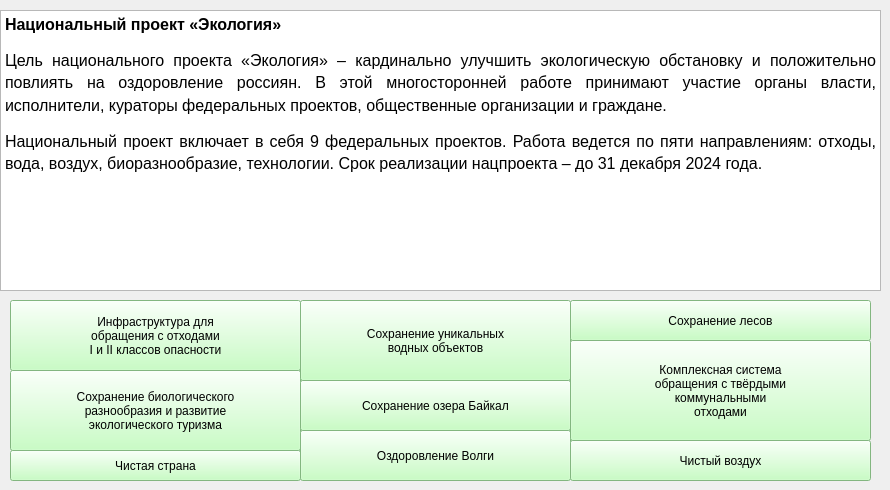
      <widget class="QWidget" name="page_project_ecology">
       <widget class="QTextEdit" name="textEdit_project_ecology">
        <property name="geometry">
         <rect>
          <x>0</x>
          <y>10</y>
          <width>881</width>
          <height>281</height>
         </rect>
        </property>
        <property name="readOnly">
         <bool>true</bool>
        </property>
        <property name="html">
         <string>&lt;!DOCTYPE HTML PUBLIC &quot;-//W3C//DTD HTML 4.0//EN&quot; &quot;http://www.w3.org/TR/REC-html40/strict.dtd&quot;&gt;
&lt;html&gt;&lt;head&gt;&lt;meta name=&quot;qrichtext&quot; content=&quot;1&quot; /&gt;&lt;style type=&quot;text/css&quot;&gt;
p, li { white-space: pre-wrap; }
&lt;/style&gt;&lt;/head&gt;&lt;body style=&quot; font-family:'Times New Roman'; font-size:12pt; font-weight:400; font-style:normal;&quot;&gt;
&lt;p align=&quot;justify&quot; style=&quot; margin-top:12px; margin-bottom:12px; margin-left:0px; margin-right:0px; -qt-block-indent:0; text-indent:0px; line-height:125%;&quot;&gt;&lt;span style=&quot; font-weight:600;&quot;&gt;Национальный проект «Экология»&lt;/span&gt;&lt;/p&gt;
&lt;p align=&quot;justify&quot; style=&quot; margin-top:12px; margin-bottom:12px; margin-left:0px; margin-right:0px; -qt-block-indent:0; text-indent:0px; line-height:125%;&quot;&gt;Цель национального проекта «Экология» – кардинально улучшить экологическую обстановку и положительно повлиять на оздоровление россиян. В этой многосторонней работе принимают участие органы власти, исполнители, кураторы федеральных проектов, общественные организации и граждане.&lt;/p&gt;
&lt;p align=&quot;justify&quot; style=&quot; margin-top:12px; margin-bottom:12px; margin-left:0px; margin-right:0px; -qt-block-indent:0; text-indent:0px; line-height:125%;&quot;&gt;Национальный проект включает в себя 9 федеральных проектов. Работа ведется по пяти направлениям: отходы, вода, воздух, биоразнообразие, технологии. Срок реализации нацпроекта – до 31 декабря 2024 года.&lt;/p&gt;&lt;/body&gt;&lt;/html&gt;</string>
        </property>
       </widget>
       <widget class="QPushButton" name="btn_I_II_wastes">
        <property name="geometry">
         <rect>
          <x>10</x>
          <y>300</y>
          <width>291</width>
          <height>71</height>
         </rect>
        </property>
        <property name="styleSheet">
         <string notr="true">background-color: rgb(183, 255, 179);</string>
        </property>
        <property name="text">
         <string>Инфраструктура для
обращения с отходами
I и II классов опасности</string>
        </property>
        <attribute name="buttonGroup">
         <string notr="true">buttonGroup_ecology_project</string>
        </attribute>
       </widget>
       <widget class="QPushButton" name="btn_biology_difference">
        <property name="geometry">
         <rect>
          <x>10</x>
          <y>370</y>
          <width>291</width>
          <height>81</height>
         </rect>
        </property>
        <property name="styleSheet">
         <string notr="true">background-color: rgb(183, 255, 179);</string>
        </property>
        <property name="text">
         <string>Сохранение биологического
разнообразия и развитие
экологического туризма</string>
        </property>
        <attribute name="buttonGroup">
         <string notr="true">buttonGroup_ecology_project</string>
        </attribute>
       </widget>
       <widget class="QPushButton" name="btn_clean_country">
        <property name="geometry">
         <rect>
          <x>10</x>
          <y>450</y>
          <width>291</width>
          <height>31</height>
         </rect>
        </property>
        <property name="styleSheet">
         <string notr="true">background-color: rgb(183, 255, 179);</string>
        </property>
        <property name="text">
         <string>Чистая страна</string>
        </property>
        <attribute name="buttonGroup">
         <string notr="true">buttonGroup_ecology_project</string>
        </attribute>
       </widget>
       <widget class="QPushButton" name="btn_conservation_water_objects">
        <property name="geometry">
         <rect>
          <x>300</x>
          <y>300</y>
          <width>271</width>
          <height>81</height>
         </rect>
        </property>
        <property name="styleSheet">
         <string notr="true">background-color: rgb(183, 255, 179);</string>
        </property>
        <property name="text">
         <string>Сохранение уникальных
водных объектов</string>
        </property>
        <attribute name="buttonGroup">
         <string notr="true">buttonGroup_ecology_project</string>
        </attribute>
       </widget>
       <widget class="QPushButton" name="btn_conservation_baikal">
        <property name="geometry">
         <rect>
          <x>300</x>
          <y>380</y>
          <width>271</width>
          <height>51</height>
         </rect>
        </property>
        <property name="styleSheet">
         <string notr="true">background-color: rgb(183, 255, 179);</string>
        </property>
        <property name="text">
         <string>Сохранение озера Байкал</string>
        </property>
        <attribute name="buttonGroup">
         <string notr="true">buttonGroup_ecology_project</string>
        </attribute>
       </widget>
       <widget class="QPushButton" name="btn_recovery_volga">
        <property name="geometry">
         <rect>
          <x>300</x>
          <y>430</y>
          <width>271</width>
          <height>51</height>
         </rect>
        </property>
        <property name="styleSheet">
         <string notr="true">background-color: rgb(183, 255, 179);</string>
        </property>
        <property name="text">
         <string>Оздоровление Волги</string>
        </property>
        <attribute name="buttonGroup">
         <string notr="true">buttonGroup_ecology_project</string>
        </attribute>
       </widget>
       <widget class="QPushButton" name="btn_conservation_forests">
        <property name="geometry">
         <rect>
          <x>570</x>
          <y>300</y>
          <width>301</width>
          <height>41</height>
         </rect>
        </property>
        <property name="styleSheet">
         <string notr="true">background-color: rgb(183, 255, 179);</string>
        </property>
        <property name="text">
         <string>Сохранение лесов</string>
        </property>
        <attribute name="buttonGroup">
         <string notr="true">buttonGroup_ecology_project</string>
        </attribute>
       </widget>
       <widget class="QPushButton" name="btn_solid_wastes">
        <property name="geometry">
         <rect>
          <x>570</x>
          <y>340</y>
          <width>301</width>
          <height>101</height>
         </rect>
        </property>
        <property name="styleSheet">
         <string notr="true">background-color: rgb(183, 255, 179);</string>
        </property>
        <property name="text">
         <string>Комплексная система
обращения с твёрдыми
коммунальными
отходами</string>
        </property>
        <attribute name="buttonGroup">
         <string notr="true">buttonGroup_ecology_project</string>
        </attribute>
       </widget>
       <widget class="QPushButton" name="btn_clear_air">
        <property name="geometry">
         <rect>
          <x>570</x>
          <y>440</y>
          <width>301</width>
          <height>41</height>
         </rect>
        </property>
        <property name="styleSheet">
         <string notr="true">background-color: rgb(183, 255, 179);</string>
        </property>
        <property name="text">
         <string>Чистый воздух</string>
        </property>
        <attribute name="buttonGroup">
         <string notr="true">buttonGroup_ecology_project</string>
        </attribute>
       </widget>
      </widget>
